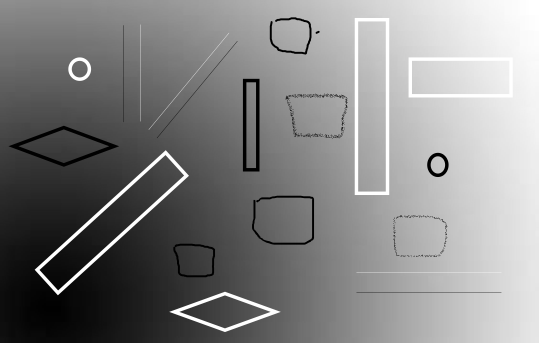
#> input picture ShapeDetection/006.png, 539 x 343 px
$ python 'edge_Ver01 (2) copy.py'   (older library calls are emulated)
#> lines starting #> are read from the running program, lines starting #| are printed output that depends on the picture
import cv2
import numpy as np
import os
os.chdir(os.path.dirname(os.path.abspath(__file__)))

#
# # # 画像読み込み
# # img = cv2.imread(img)
# #
# # # グレースケール化
# # img_gray = cv2.cvtColor(img, cv2.COLOR_BGR2GRAY)
# #
# # # Sobel処理
# # dst = cv2.Sobel(img_gray, cv2.CV_64F, 1, 1, ksize=3)
# #
# # # 画像表示
# # cv2.imshow('image', dst)
# # cv2.waitKey(0)
# # cv2.destroyAllWindows()
#
# img = "004.png"
#
# def Laplacian():
#     image=cv2.imread(img)
#     image = cv2.cvtColor(image, cv2.COLOR_BGR2GRAY)
#     #輝度の平滑化
#     image=cv2.equalizeHist(image)
#     # Gauusianフィルタ
#     gauusian_img = cv2.GaussianBlur(image,    # 入力画像
#                                     (3,3),  # カーネルサイズ(x,y)
#                                     2       # σの値
#                                     )
#     edge_im=cv2.Laplacian(image,-1)
#
#     # フィルタのマイナス値を絶対値変換
#     edge_im = cv2.convertScaleAbs(edge_im)
#
#     # # 任意｜エッジを3倍ほど強調
#     # edge_im = edge_im * 3
#
#     cv2.imshow("GaussianBlur(s",gauusian_img)
#     cv2.imshow("Laplacian",edge_im)
#
#     cv2.waitKey()
#     cv2.destroyAllWindows()
#
# def Sobel():
#     image=cv2.imread(img)
#
#     image = cv2.cvtColor(image, cv2.COLOR_BGR2GRAY)
#
#     edge_im =cv2.Sobel(image,-1,1,0,ksize=1)
#     # edge_im = cv2.convertScaleAbs(edge_im)
#
#     cv2.imshow("Sobel",edge_im)
#
#     cv2.waitKey()
#     cv2.destroyAllWindows()
#
# def Canny():
#     image=cv2.imread(img)
#     image = cv2.cvtColor(image, cv2.COLOR_BGR2GRAY)
#
#     edge_im = cv2.Canny(image, 100, 200)
#
#     cv2.imshow("Canny",edge_im)
#
#     cv2.waitKey()
#     cv2.destroyAllWindows()
#
# def Sobel2():
#     src = cv2.imread(img, cv2.IMREAD_UNCHANGED)
#
#     # ノイズ除去（メディアンフィルタ）
#     src_median = cv2.medianBlur(src, 5)
#     # ソーベルフィルタ
#     sobel_x = cv2.Sobel(src_median, cv2.CV_32F, 1, 0) # X方向
#     sobel_y = cv2.Sobel(src_median, cv2.CV_32F, 0, 1) # Y方向
#
#     # 立下りエッジ（白から黒へ変化する部分）がマイナスになるため絶対値を取る
#     # alphaの値は画像表示に合わせて倍率調整
#     sobel_x = cv2.convertScaleAbs(sobel_x, alpha = 0.5)
#     sobel_y = cv2.convertScaleAbs(sobel_y, alpha = 0.5)
#
#     # X方向とY方向を足し合わせる
#     sobel_xy = cv2.add(sobel_x, sobel_y)
#
#     # 二値化処理後の画像表示
#     cv2.imshow("Src Image", src)
#     cv2.imshow("src_median", src_median)
#
#     cv2.imshow("SobelX", sobel_x)
#     cv2.imshow("SobelY", sobel_y)
#     cv2.imshow("SobelXY", sobel_xy)
#     cv2.waitKey()
#     cv2.destroyAllWindows()
#
# def Sobel3():
#     image=cv2.imread(img)
#     gray = cv2.cvtColor(image, cv2.COLOR_BGR2GRAY)
#     # Sobelフィルタ
#     dx = cv2.Sobel(gray, cv2.CV_8U, 1, 0)
#     dy = cv2.Sobel(gray, cv2.CV_8U, 0, 1)
#     sobel = np.sqrt(dx * dx + dy * dy)
#     sobel = (sobel * 128.0).astype('uint8')
#     _, sobel = cv2.threshold(sobel, 0, 255, cv2.THRESH_BINARY + cv2.THRESH_OTSU)
#     cv2.imshow("sobel3", sobel)
#     cv2.waitKey()
#     cv2.destroyAllWindows()
#
# def GPT():
#     image = cv2.imread(img)
#     gray = cv2.cvtColor(image, cv2.COLOR_BGR2GRAY)
#
#     # エッジ検出
#     edges = cv2.Canny(gray, 50, 150)
#
#     # ハフ変換による線の検出
#     lines = cv2.HoughLines(edges, 1, np.pi/180, threshold=100)
#
#     # 線を描画
#     for line in lines:
#         rho, theta = line[0]
#         a = np.cos(theta)
#         b = np.sin(theta)
#         x0 = a * rho
#         y0 = b * rho
#         x1 = int(x0 + 1000 * (-b))
#         y1 = int(y0 + 1000 * (a))
#         x2 = int(x0 - 1000 * (-b))
#         y2 = int(y0 - 1000 * (a))
#         cv2.line(image, (x1, y1), (x2, y2), (0, 0, 255), 2)
#
#     cv2.imshow('edges', edges)
#     cv2.imshow('Detected Lines', image)
#     cv2.waitKey(0)
#     cv2.destroyAllWindows()
#
# def GPT2():
#     # 画像を読み込む
#     image = cv2.imread(img)
#
#     # グレースケール変換
#     gray = cv2.cvtColor(image, cv2.COLOR_BGR2GRAY)
#
#     # ぼかしをかける（ノイズ低減のため）
#     blurred = cv2.GaussianBlur(gray, (5, 5), 0)
#
#     # エッジ検出（Cannyを使用）
#     edges = cv2.Canny(blurred, 50, 150)
#
#     # 輪郭検出
#     contours, _ = cv2.findContours(edges, cv2.RETR_EXTERNAL, cv2.CHAIN_APPROX_SIMPLE)
#
#     # # 平行四辺形を検出
#     # for contour in contours:
#     #     epsilon = 0.02 * cv2.arcLength(contour, True)
#     #     approx = cv2.approxPolyDP(contour, epsilon, True)
#     #
#     #     # 輪郭が4つの頂点を持つ場合
#     #     if len(approx) == 4:
#     #         cv2.drawContours(image, [approx], 0, (0, 255, 0), 2)
#     #         # # 頂点間の角度がおおよそ90度（平行四辺形）であるか確認
#     #         # angles = np.int0(np.rad2deg(np.arctan2(np.array(approx)[:, 0, 1] - np.roll(approx, 1, axis=0)[:, 0, 1], np.array(approx)[:, 0, 0] - np.roll(approx, 1, axis=0)[:, 0, 0])))
#     #         # if all(angle > 80 and angle < 100 for angle in angles):
#     #         #     # ここで得られた輪郭が平行四辺形と見なすことができます
#     #         #     cv2.drawContours(image, [approx], 0, (0, 255, 0), 2)
#
#     # 四角形を検出
#     for contour in contours:
#         epsilon = 0.02 * cv2.arcLength(contour, True)
#         approx = cv2.approxPolyDP(contour, epsilon, True)
#
#         # 輪郭が4つ以上の頂点を持つ場合
#         if len(approx) == 4:
#             # ここで得られた輪郭が四角形と見なすことができます
#             cv2.drawContours(image, [approx], 0, (0, 255, 0), 2)
#
#     # # a以上b以下の面積の四角形を検出
#     # a, b = 100, 1000  # 面積の条件（適宜調整）
#     # for contour in contours:
#     #     epsilon = 0.02 * cv2.arcLength(contour, True)
#     #     approx = cv2.approxPolyDP(contour, epsilon, True)
#     #
#     #     # 輪郭が4つ以上の頂点を持つ場合
#     #     if len(approx) >= 4:
#     #         # 面積を計算
#     #         area = get_quadrilateral_area(approx)
#     #
#     #         # 面積がa以上b以下の条件を満たす場合
#     #         if a <= area <= b:
#     #             cv2.drawContours(image, [approx], 0, (0, 255, 0), 2)
#
#     # 結果の表示
#     cv2.imshow('Detected Parallelograms', image)
#     cv2.waitKey(0)
#     cv2.destroyAllWindows()
#
# import cv2
# import numpy as np
#
# def Sobel4():
#     # 画像読み込み
#     img1 = cv2.imread('006.png', cv2.IMREAD_UNCHANGED)
#     img2 = cv2.imread('008.png', cv2.IMREAD_UNCHANGED)
#
#     # リサイズ
#     new_size = (500, 340)  # 任意のサイズに変更
#     img1_resized = cv2.resize(img1, new_size)
#     img2_resized = cv2.resize(img2, new_size)
#
#     # 画像差分の計算
#     diff = cv2.absdiff(img1_resized, img2_resized)
#
#     # 差分に4倍して128を加える
#     diff = cv2.addWeighted(diff, 4, np.zeros_like(diff), 0, 128)
#
#     # ノイズ除去（メディアンフィルタ）
#     diff_median = cv2.medianBlur(diff, 5)
#
#     # ソーベルフィルタ
#     sobel_x = cv2.Sobel(diff_median, cv2.CV_32F, 1, 0)  # X方向
#     sobel_y = cv2.Sobel(diff_median, cv2.CV_32F, 0, 1)  # Y方向
#
#     # 立下りエッジ（白から黒へ変化する部分）がマイナスになるため絶対値を取る
#     # alphaの値は画像表示に合わせて倍率調整
#     sobel_x = cv2.convertScaleAbs(sobel_x, alpha=0.5)
#     sobel_y = cv2.convertScaleAbs(sobel_y, alpha=0.5)
#
#     # X方向とY方向を足し合わせる
#     sobel_xy = cv2.add(sobel_x, sobel_y)
#
#     # 画像表示
#     # cv2.imshow("Diff Image", diff)
#     # cv2.imshow("Diff Median", diff_median)
#
#     # cv2.imshow("SobelX", sobel_x)
#     # cv2.imshow("SobelY", sobel_y)
#     cv2.imshow("SobelXY", sobel_xy)
#
#     cv2.waitKey(0)
#     cv2.destroyAllWindows()
#
# def calculate_contour_area(image):
#     # グレースケール変換
#     gray = cv2.cvtColor(image, cv2.COLOR_BGR2GRAY)
#
#     # 2値化
#     _, thresh = cv2.threshold(gray, 30, 255, cv2.THRESH_BINARY)
#
#     # 輪郭検出
#     contours, _ = cv2.findContours(thresh, cv2.RETR_EXTERNAL, cv2.CHAIN_APPROX_SIMPLE)
#
#     # 面積を計算
#     area = 0
#     for contour in contours:
#         area += cv2.contourArea(contour)
#
#     return area
#
# def calculate_rectangularity(image):
#     # グレースケール変換
#     gray = cv2.cvtColor(image, cv2.COLOR_BGR2GRAY)
#
#     # 2値化
#     _, thresh = cv2.threshold(gray, 128, 255, cv2.THRESH_BINARY)
#
#     # 輪郭検出
#     contours, _ = cv2.findContours(thresh, cv2.RETR_EXTERNAL, cv2.CHAIN_APPROX_SIMPLE)
#
#     if len(contours) == 0:
#         return 0.0  # 輪郭がない場合は矩形度は0とする
#
#     # 最大の輪郭を取得
#     largest_contour = max(contours, key=cv2.contourArea)
#
#     # 外接する矩形の面積を計算
#     rect_area = cv2.contourArea(largest_contour)
#
#     # 物体の輪郭の面積を計算
#     total_area = np.prod(gray.shape)
#
#     # 矩形度の計算
#     rectangularity = rect_area / total_area
#
#     return rectangularity
#
# def Sobel5():
#     # 画像読み込み
#     img1 = cv2.imread('006.png', cv2.IMREAD_UNCHANGED)
#     img2 = cv2.imread('008.png', cv2.IMREAD_UNCHANGED)
#
#     # リサイズ
#     new_size = (500, 340)  # 任意のサイズに変更
#     img1_resized = cv2.resize(img1, new_size)
#     img2_resized = cv2.resize(img2, new_size)
#
#     # 画像差分の計算
#     diff = cv2.absdiff(img1_resized, img2_resized)
#
#     # 差分に4倍して128を加える
#     diff = cv2.addWeighted(diff, 4, np.zeros_like(diff), 0, 128)
#
#     # ノイズ除去（メディアンフィルタ）
#     diff_median = cv2.medianBlur(diff, 5)
#
#     # ソーベルフィルタ
#     sobel_x = cv2.Sobel(diff_median, cv2.CV_32F, 1, 0)  # X方向
#     sobel_y = cv2.Sobel(diff_median, cv2.CV_32F, 0, 1)  # Y方向
#
#     # 立下りエッジ（白から黒へ変化する部分）がマイナスになるため絶対値を取る
#     # alphaの値は画像表示に合わせて倍率調整
#     sobel_x = cv2.convertScaleAbs(sobel_x, alpha=0.5)
#     sobel_y = cv2.convertScaleAbs(sobel_y, alpha=0.5)
#
#     # X方向とY方向を足し合わせる
#     sobel_xy = cv2.add(sobel_x, sobel_y)
#
#     # 画像表示
#     cv2.imshow("SobelXY", sobel_xy)
#     cv2.waitKey(0)
#     cv2.destroyAllWindows()
#
#     # 面積計算
#     area = calculate_contour_area(sobel_xy)
#     print("Contour Area:", area)
#
# def Sobel6():
#     # 画像読み込み
#     img1 = cv2.imread('006.png', cv2.IMREAD_UNCHANGED)
#     img2 = cv2.imread('008.png', cv2.IMREAD_UNCHANGED)
#
#     # リサイズ
#     new_size = (500, 340)  # 任意のサイズに変更
#     img1_resized = cv2.resize(img1, new_size)
#     img2_resized = cv2.resize(img2, new_size)
#
#     # 画像差分の計算
#     diff = cv2.absdiff(img1_resized, img2_resized)
#
#     # 差分に4倍して128を加える
#     diff = cv2.addWeighted(diff, 4, np.zeros_like(diff), 0, 128)
#
#     # ノイズ除去（メディアンフィルタ）
#     diff_median = cv2.medianBlur(diff, 5)
#
#     # ソーベルフィルタ
#     sobel_x = cv2.Sobel(diff_median, cv2.CV_32F, 1, 0)  # X方向
#     sobel_y = cv2.Sobel(diff_median, cv2.CV_32F, 0, 1)  # Y方向
#
#     # 立下りエッジ（白から黒へ変化する部分）がマイナスになるため絶対値を取る
#     # alphaの値は画像表示に合わせて倍率調整
#     sobel_x = cv2.convertScaleAbs(sobel_x, alpha=0.5)
#     sobel_y = cv2.convertScaleAbs(sobel_y, alpha=0.5)
#
#     # X方向とY方向を足し合わせる
#     sobel_xy = cv2.add(sobel_x, sobel_y)
#
#     # 画像表示
#     cv2.imshow("SobelXY", sobel_xy)
#     cv2.waitKey(0)
#     cv2.destroyAllWindows()
#
#     # 矩形度計算
#     rectangularity = calculate_rectangularity(sobel_xy)
#     print("Rectangularity:", rectangularity)

# [73 lines left out: functions calculate_rectangularity, Sobel6, not called in this run]


import cv2
import numpy as np

def Sobel6():
    # 画像読み込み
    img1 = cv2.imread('006.png', cv2.IMREAD_UNCHANGED)
#> img1 is the input picture: shape (343, 539, 4); mean B, G, R, A 131.8, 131.8, 131.8, 255
    img2 = cv2.imread('008.png', cv2.IMREAD_UNCHANGED)
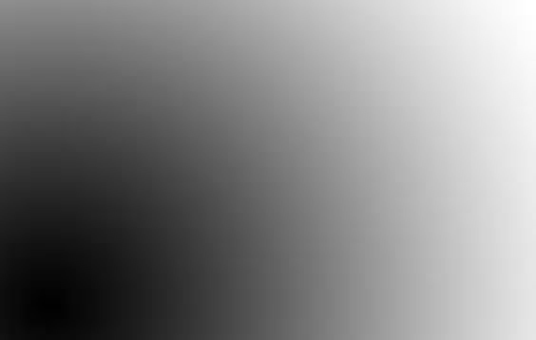
#> input picture ShapeDetection/008.png, 536 x 340 px
#> img2 is the input picture: shape (340, 536, 4); mean B, G, R, A 130.2, 130.2, 130.2, 255

    # リサイズ
    new_size = (500, 340)  # 任意のサイズに変更
    img1_resized = cv2.resize(img1, new_size)
    img2_resized = cv2.resize(img2, new_size)
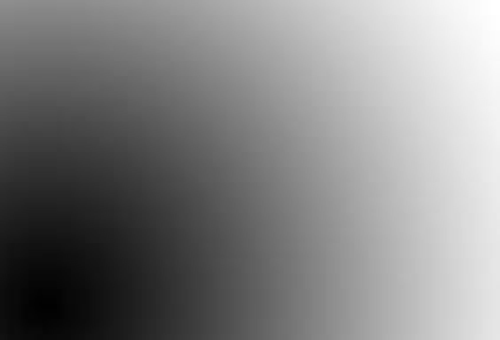
#> img2_resized: shape (340, 500, 4); mean B, G, R, A 130.2, 130.2, 130.2, 255

    # 画像差分の計算
    diff = cv2.absdiff(img1_resized, img2_resized)

    # 差分に4倍して128を加える
    diff = cv2.addWeighted(diff, 4, np.zeros_like(diff), 0, 128)
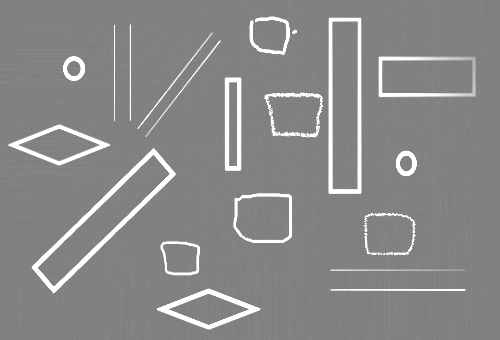
#> diff: shape (340, 500, 4); mean B, G, R, A 136.6, 136.6, 136.6, 128

    # ノイズ除去（メディアンフィルタ）
    diff_median = cv2.medianBlur(diff, 5)

    # ソーベルフィルタ
    sobel_x = cv2.Sobel(diff_median, cv2.CV_32F, 1, 0)  # X方向
    sobel_y = cv2.Sobel(diff_median, cv2.CV_32F, 0, 1)  # Y方向

    # 立下りエッジ（白から黒へ変化する部分）がマイナスになるため絶対値を取る
    # alphaの値は画像表示に合わせて倍率調整
    sobel_x = cv2.convertScaleAbs(sobel_x, alpha=0.5)
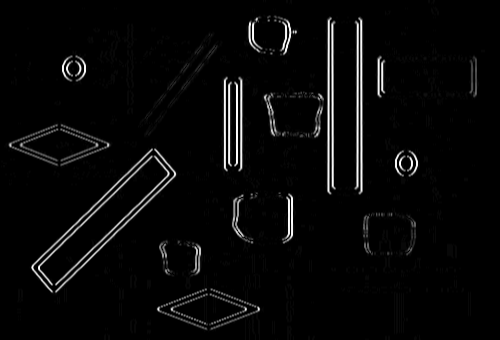
#> sobel_x: shape (340, 500, 4); mean B, G, R, A 8.4, 8.4, 8.4, 0
    sobel_y = cv2.convertScaleAbs(sobel_y, alpha=0.5)
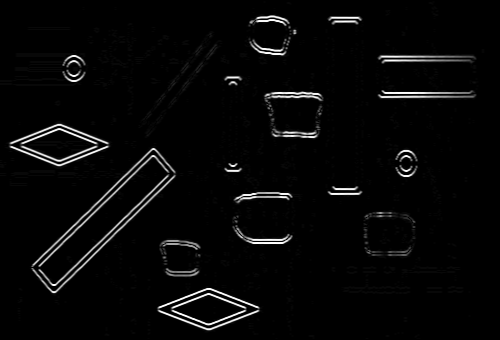
#> sobel_y: shape (340, 500, 4); mean B, G, R, A 7.8, 7.8, 7.8, 0

    # X方向とY方向を足し合わせる
    sobel_xy = cv2.add(sobel_x, sobel_y)

    # モルフォロジー変換（膨張と収縮）
    kernel = np.ones((5, 5), np.uint8)
    dilated = cv2.dilate(sobel_xy, kernel, iterations=1)
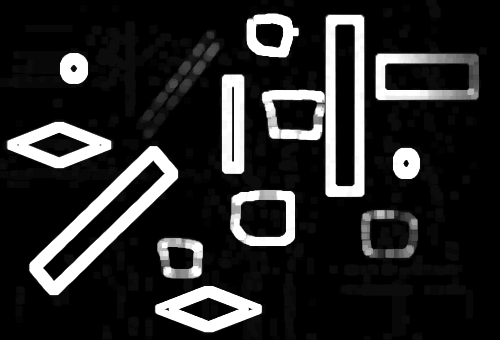
#> dilated: shape (340, 500, 4); mean B, G, R, A 39.6, 39.6, 39.6, 0
    eroded = cv2.erode(dilated, kernel, iterations=1)
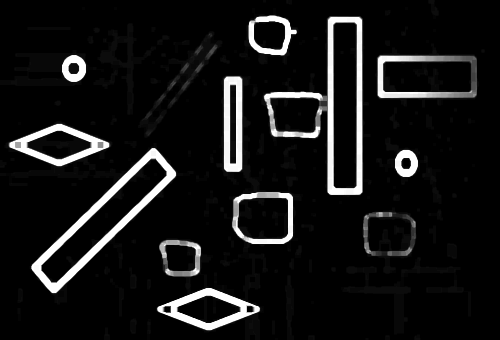
#> eroded: shape (340, 500, 4); mean B, G, R, A 22.1, 22.1, 22.1, 0

    # 画像表示
    cv2.imshow("SobelXY", sobel_xy)
    cv2.imshow("Eroded", eroded)

    # Sobelフィルタでエッジを抽出し、その後にモルフォロジー変換を行います。この例では膨張（Dilation）と収縮（Erosion）を交互に行っています。これにより、あいまいな線が矩形に変換される可能性があります。調整が必要ならば、カーネルサイズや反復回数などを変更してみてください。


if __name__=="__main__":
    # [5 lines of commented-out code are left out]
    Sobel6()
    # [4 lines of commented-out code are left out]
